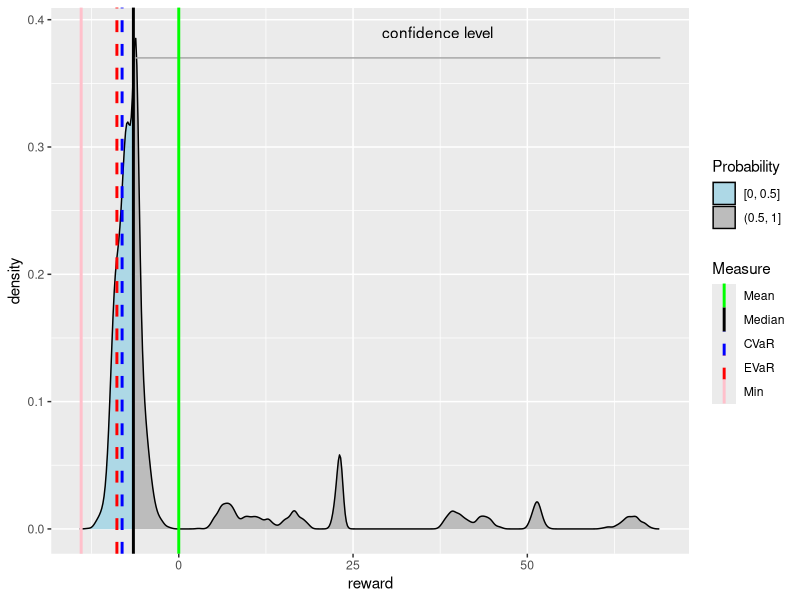

This figure's R source:
# Expectation function which calculate the mean for vector-reward X and probability of occurrence.
E = function(X, prob = NULL){
  if (!is.null(prob)){
    if (length(prob) != length(X)){
      stop("Mismatch Dimensions of prob and value")
    }
    return(sum(X*prob))
  }
  return(mean(X))
}
# Entropic Risk Measure
# Given a set of values, the function evaluate the appropriate entropic risk value
# Alpha refer to the risk aversion parameter where 
# ERM(alpha = lim -> 0) is the expectation and ERM(alpha = lim -> infty) is worst case
# Entropic Risk Measure with Log-Sum-Exp Trick with Prob
ERM = function(X, alpha=0.9, prob = NULL){
  if (alpha == 0){
    return(E(X,prob))
  }
  Y = -alpha*X
  C = max(Y)+1
  if (!is.null(prob)){
    if (length(prob) != length(X)){
      stop("Mismatch Dimensions of prob and value")
    }
    # The hat is avoid underflow, we need to shift the value to max of non-zero prob
    Yhat = Y[prob!=0]
    Chat = max(Yhat)
    probhat = prob[prob!=0]
    return(-(Chat+log(sum(exp(Yhat-Chat)*probhat)))/alpha)
  }
  return(-(C+log(mean(exp(Y-C))))/alpha)
}

EVAR = function(X,levels,risk=0.95, prob=NULL){
  return(ifelse(abs(risk-1)<1e-10, ifelse(is.null(prob),min(X),min(X[prob>0])),
                max(sapply(levels, function(z) ERM(X,alpha = z,prob = prob) + log(1-risk)/z ))
  )
  )
}
library(ggplot2)
library(ggridges)


N = 10
M = 100
mu = runif(N,min=1,max=100)
sd = runif(N,min=0,max=3)

X = matrix(0,N,M)
for (i in 1:N){
  X[i,] = rnorm( M,mean=mu[i],sd = sd[i] )
}

M2 = 400
muSmall = runif(N,min=-20,max=-15)
X2 = matrix(0,N,M2)
for (i in 1:N){
  X2[i,] = rnorm( M2,mean=muSmall[i],sd = sd[i] )
}

Xbind = c(X,X2)
Xbind = Xbind - mean(Xbind)
Xbind = Xbind*(-13/min(Xbind))
d = density(Xbind)

# geom_density(fill="lightblue")
dat = data.frame(reward=Xbind)
dat$'density' = 0
ggplot(dat, aes(x=reward,y=density, fill = factor(stat(quantile)))) + stat_density_ridges(
  geom = "density_ridges_gradient", calc_ecdf = TRUE,
  quantiles = 0.5) +
  scale_fill_manual(
    name = "Probability", values = c("lightblue", "#A0A0A0A0"),
    labels = c("[0, 0.5]", "(0.5, 1]")
  )+
  annotate("segment", x = median(dat$reward), xend = max(dat$reward)*1.02, y = 0.37, yend = 0.37,colour = "darkgrey")+
  annotate("text", x = (max(dat$reward) - median(dat$reward))/2, y = 0.39, label = "confidence level")+
  geom_vline(aes(xintercept=mean(reward),color="Mean"), size=1)+
  geom_vline(aes(xintercept=median(reward),color="Median"), size=1)+
  geom_vline(aes(xintercept=mean(reward[reward <= median(reward)]),color="CVaR"), linetype="dashed", size=1)+
  geom_vline(aes(xintercept=EVAR(reward,0.999*(0:1000),risk=0.5),color="EVaR"), linetype="dashed", size=1)+
  geom_vline(aes(xintercept=min(reward)-1,color="Min"), size=1)+
  scale_color_manual(name='Measure',
                     breaks=c('Mean', 'Median', 'CVaR', 'EVaR', 'Min'),
                     values=c('Mean'='green', 'Median'='black', 'CVaR'='blue', 'EVaR'='red', 'Min'='pink'))
  